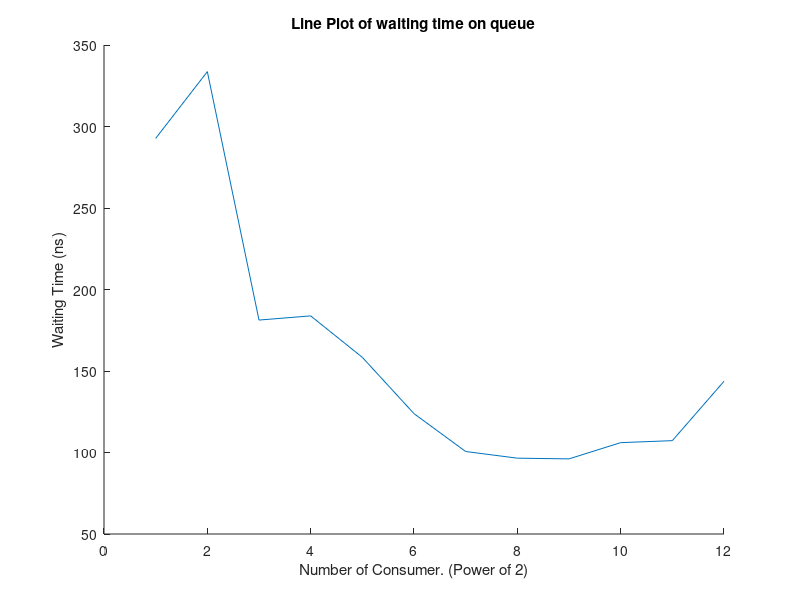
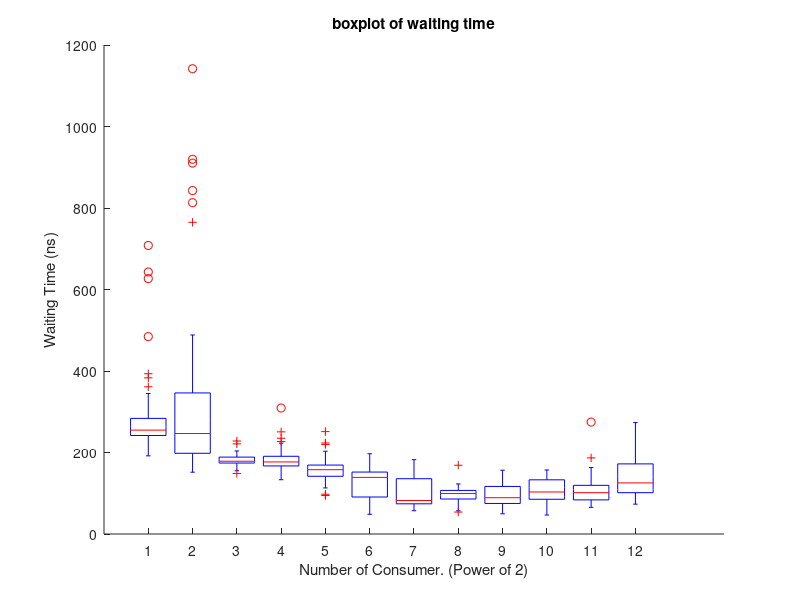

The MATLAB script that drew these images, in order:
[A,delimiterOut]=importdata("data_9186.txt");

B=mean(A,2);
figure
hold on;
title('Line Plot of waiting time on queue')
ylabel('Waiting Time (ns)') 
xlabel('Number of Consumer. (Power of 2)') 
plot(B)
hold off;
figure
hold on;
title('boxplot of waiting time')
ylabel('Waiting Time (ns)') 
xlabel('Number of Consumer. (Power of 2)') 
boxplot(A')
